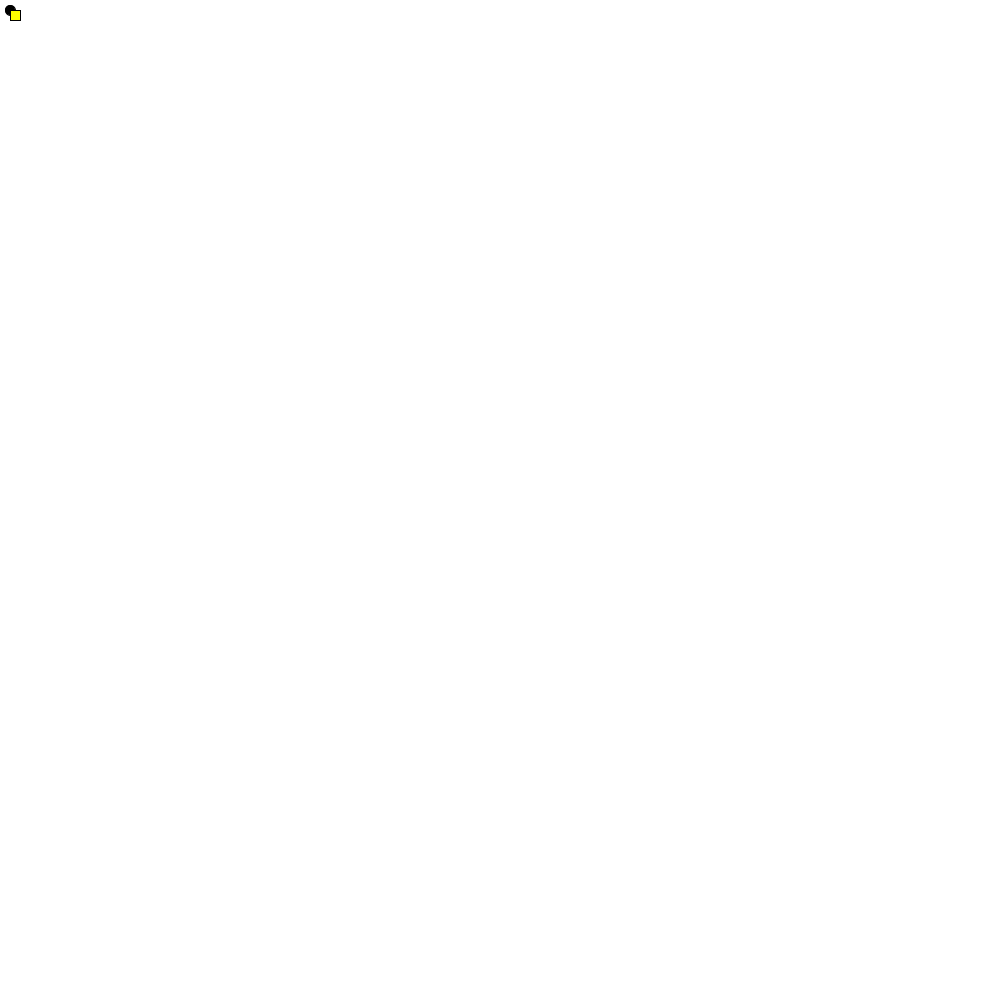
Frame 1 (no input)
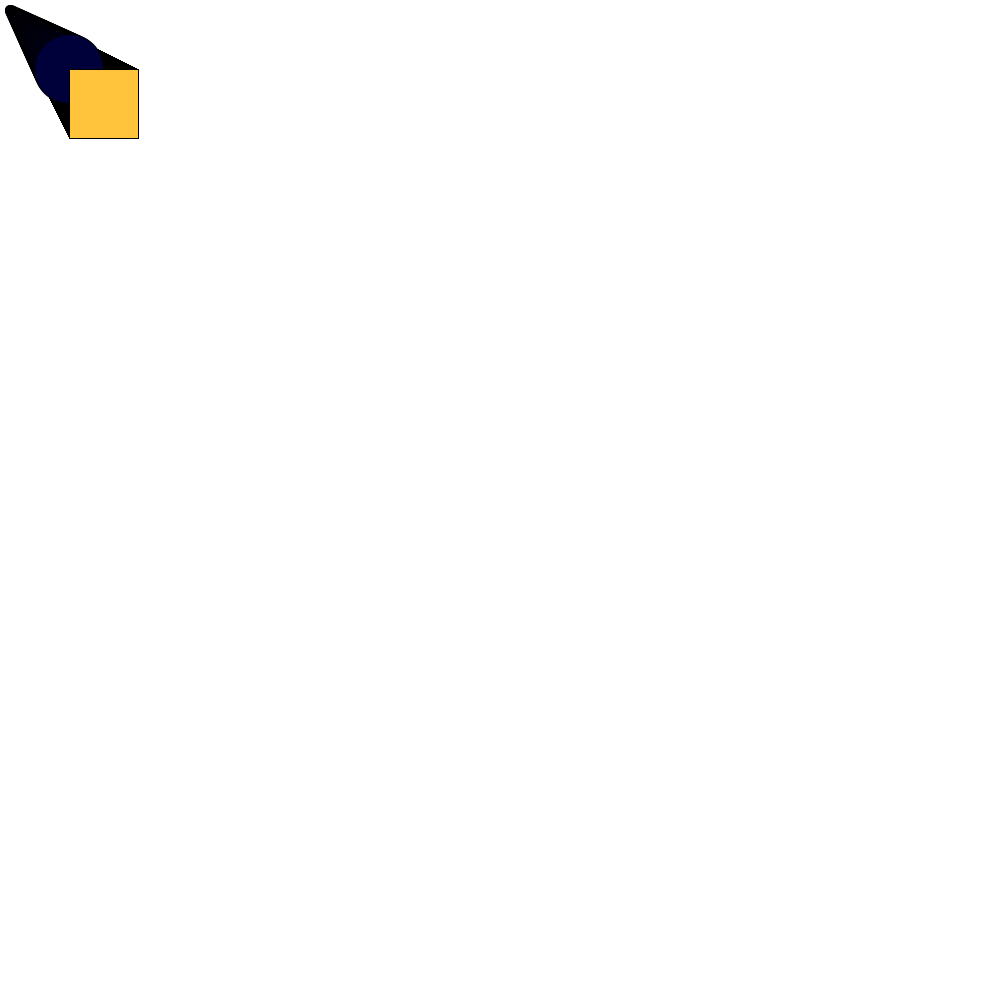
Frame 60 (the mouse pressed at the canvas centre just before this capture)
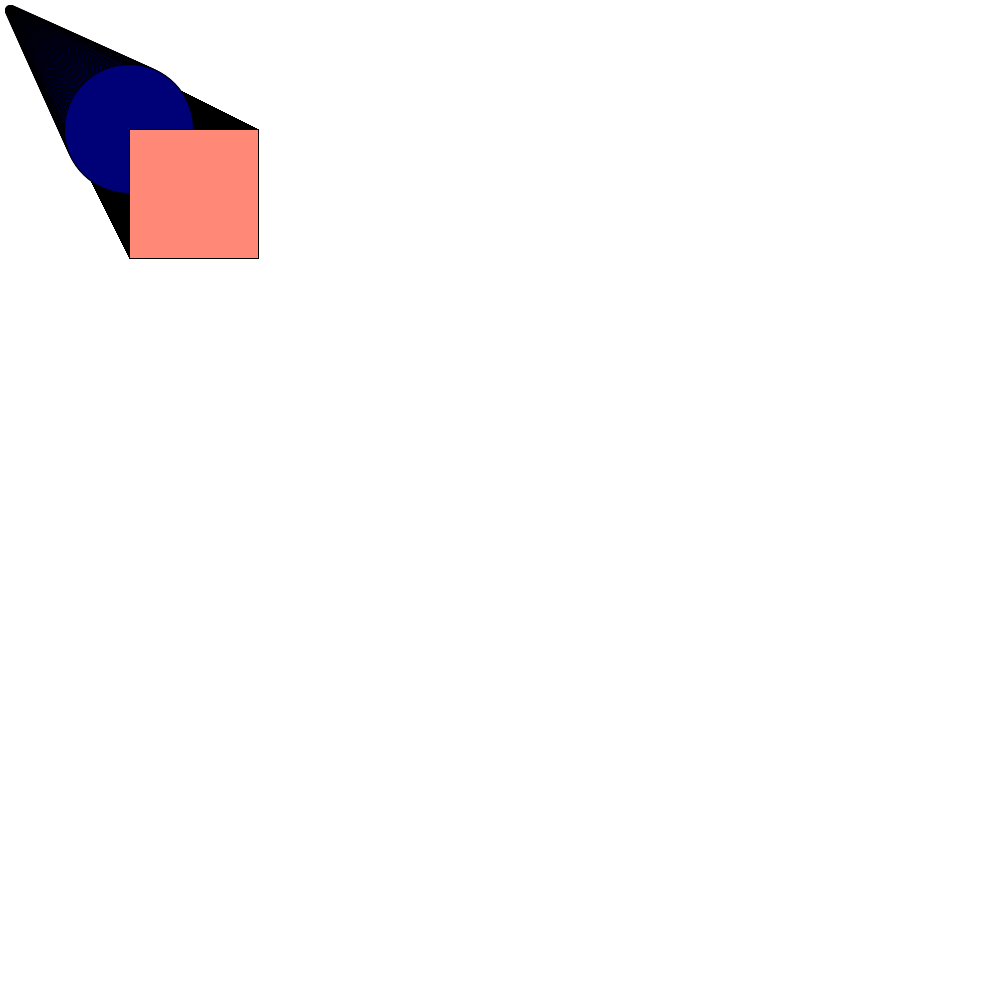
Frame 120 (the mouse held since frame 60 and released just before this capture)

The Processing sketch that drew these frames (run headless with seeded random() and noise(); from frame 60 on, the mouse is pressed at the canvas centre):

// Processing sketch: processing_162127
// ── processing_162127.pde

int blue = 0;
int red = 0;
int green= 0;
int yellow = 255;
int magenta = 0;
int X1 = 10;
int Y1 = 10;
int X2 = 10;
int Y2 = 10;
int X3 = 10;
int Y3 = 10;
int height = 10;
int width = 10;
void setup() 
{
size(1000, 1000);
background(255); //set background white
}
void draw() 
{
stroke(0, 0, 0);
fill(0, 0, blue);
ellipse(X1, Y2, height, width);
stroke(0, 0, 0);
fill(red, 0, 0);
rect(X1, Y2, height, width);
fill(0, green, 0);
triangle(X1, Y1, X2, Y2, X3, Y3);
fill(255, yellow, magenta);
rect(X1, Y2, height, width);
red++;
blue++;
green++;
yellow--;
magenta++;
X1++;
Y1++;
X2++;
Y2++;
X3++;
Y3++;
height++;
width++;
}
